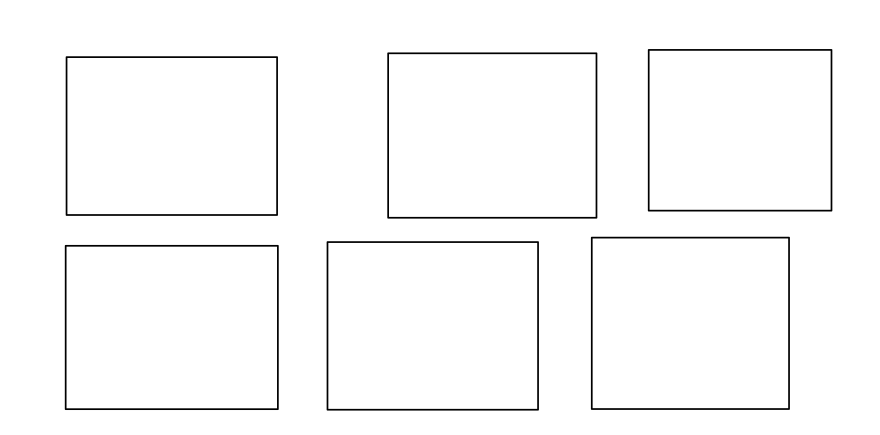
#> input picture data/img.png, 1759 x 870 px (shown at 1/2 size)
$ python main.py   (older library calls are emulated)
#> lines starting #> are read from the running program, lines starting #| are printed output that depends on the picture; after the words box and inside, x2 and y2 are one past the last pixel; in counts of white or black regions, pixels touching at a corner belong together
import numpy as np
import cv2

img = cv2.imread('data/img.png')
#> img is the input picture: shape (870, 1759, 3); min 0, max 255, mean 250
gray = cv2.cvtColor(img,cv2.COLOR_BGR2GRAY)
binary = cv2.bitwise_not(gray)
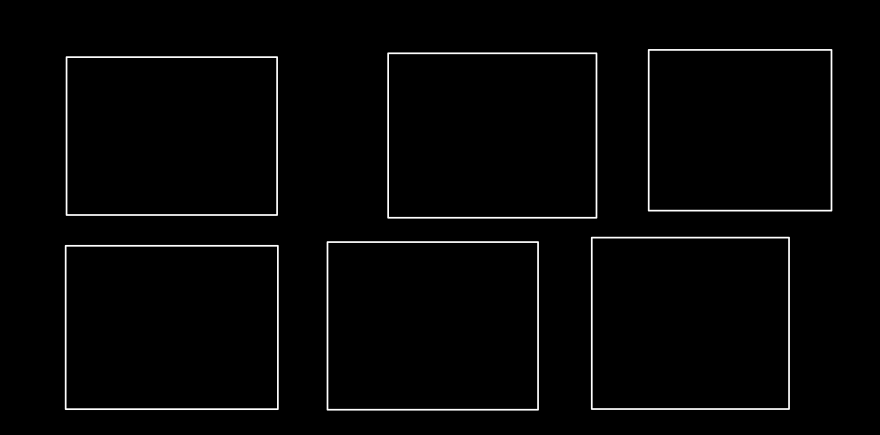
#> binary: shape (870, 1759) (shown at 1/2 size); min 0, max 255, mean 5

# cv2.imshow('temp',binary)
# cv2.waitKey(0)

(_,contours,_) = cv2.findContours(binary, cv2.RETR_EXTERNAL, cv2.CHAIN_APPROX_NONE)
#> contours = 6 contours; box (x1, y1, x2, y2) and area: (653, 482, 1078, 822) 143735, (129, 489, 558, 821) 141664, (774, 104, 1195, 438) 139858, (1181, 473, 1580, 820) 137707, (131, 112, 556, 432) 135256, (1295, 98, 1665, 424) 119922
ori = cv2.imread('data/put.png')
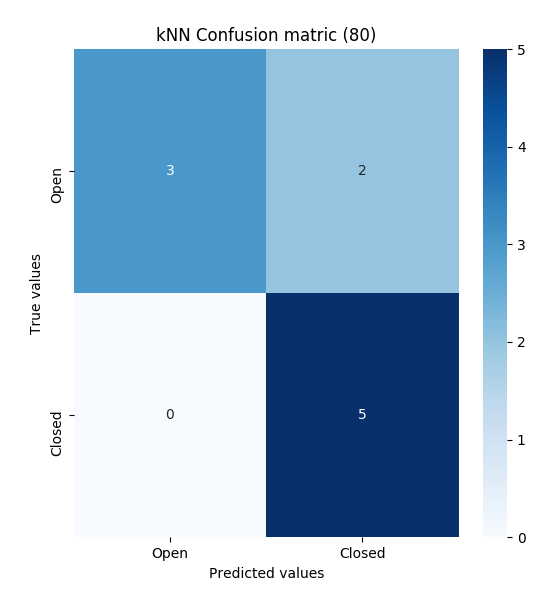
#> input picture data/put.png, 559 x 596 px
#> ori is the input picture: shape (596, 559, 3); mean B, G, R 218.6, 197.6, 171.9

for contour in contours:
    (x,y,w,h)=cv2.boundingRect(contour)
    dim=(w,h)
    ori=cv2.resize(ori,dim)
    # cv2.rectangle(img,(x,y),(x+w,y+h),(255,255,0),2)
    img[y:y+h,x:x+w]=ori
#> this loop made 6 passes
#> (x, y, w, h) on passes 1 to 6: (129, 489, 429, 332), (653, 482, 425, 340), (1181, 473, 399, 347), (131, 112, 425, 320), (774, 104, 421, 334), (1295, 98, 370, 326)
#> pass 1, `ori=cv2.resize(ori,dim)`:
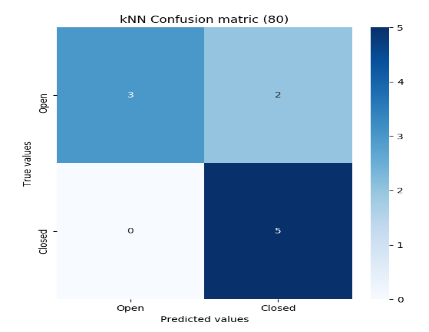
#> ori: shape (332, 429, 3); mean B, G, R 218.5, 197.5, 171.8
#> pass 2, `ori=cv2.resize(ori,dim)`:
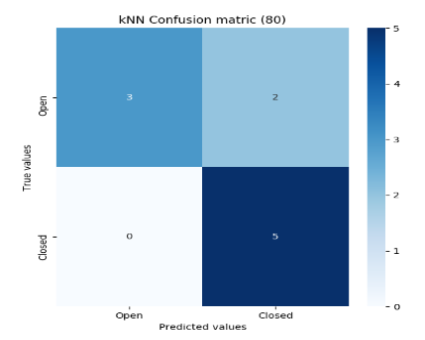
#> ori: shape (340, 425, 3); mean B, G, R 218.5, 197.5, 171.8
#> pass 3, `ori=cv2.resize(ori,dim)`:
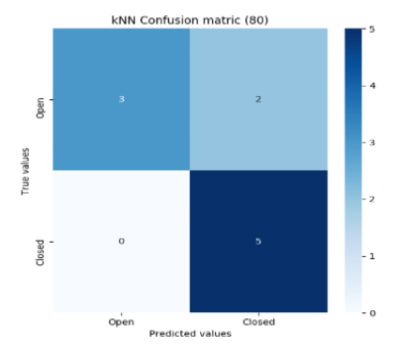
#> ori: shape (347, 399, 3); mean B, G, R 218.5, 197.5, 171.8
#> after the loop:
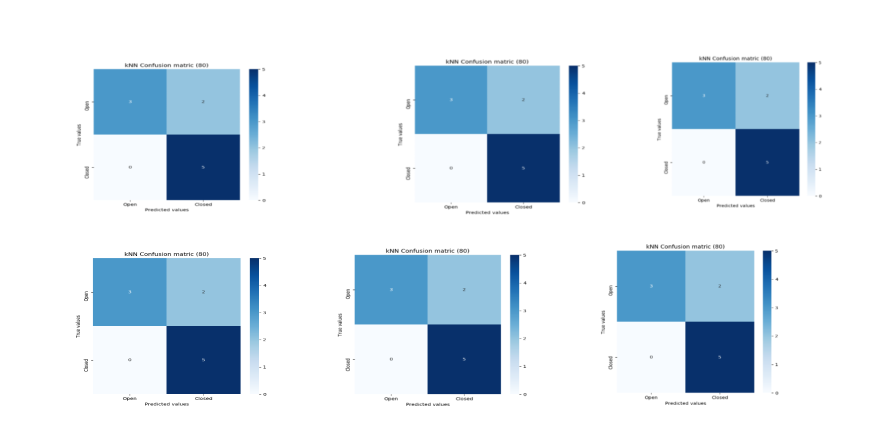
#> img: shape (870, 1759, 3) (shown at 1/2 size); mean B, G, R 235.4, 224.1, 210.3
#> after the loop:
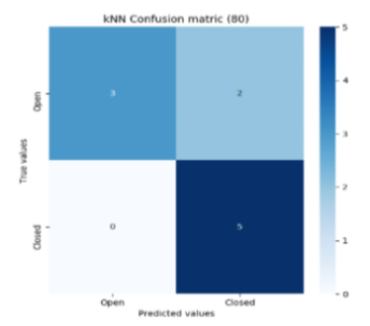
#> ori: shape (326, 370, 3); mean B, G, R 218.5, 197.5, 171.8

cv2.imshow('temp',img)
cv2.waitKey(0)
